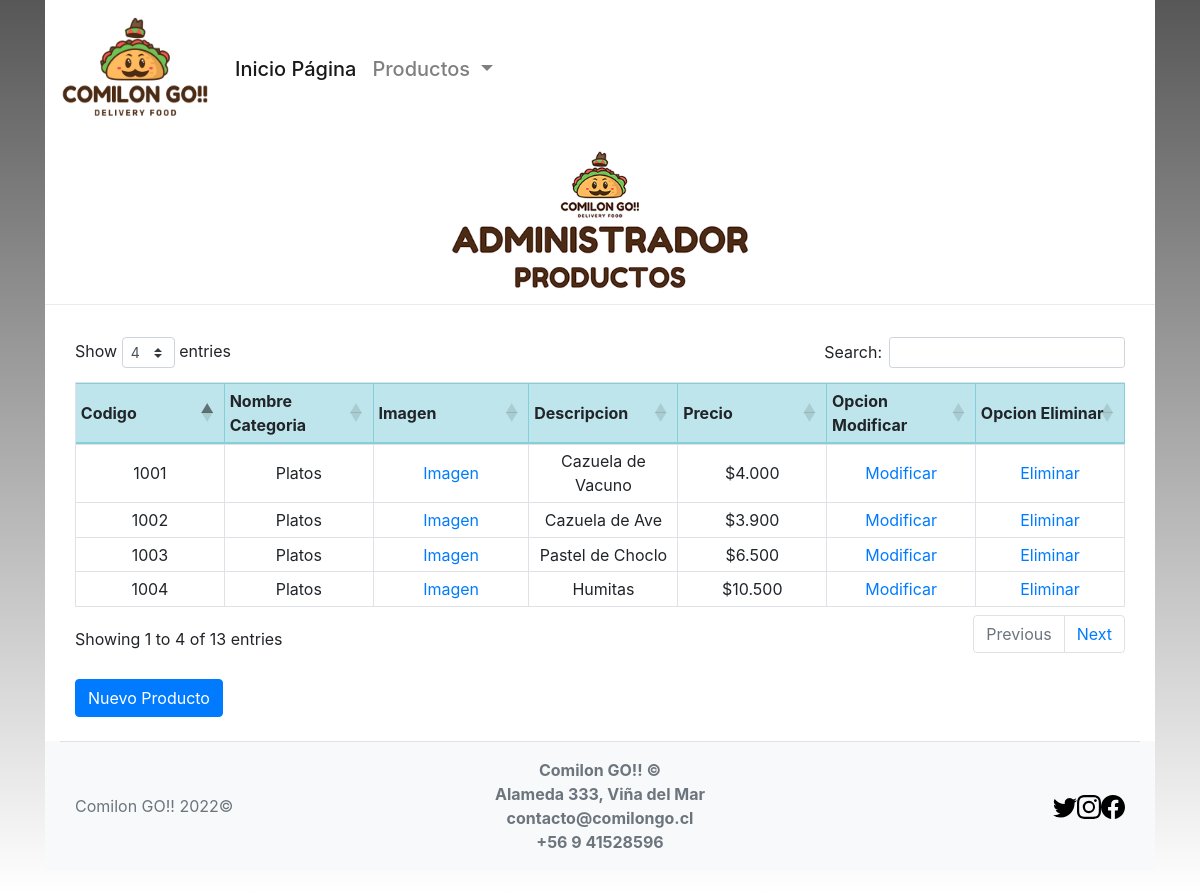
/admin_productos.html, run on the app's committed database.
### core/models.py (models this page shows, shortened)
class Producto(models.Model):
    codigo = models.CharField(max_length=6,primary_key=True,verbose_name='Codigo')
    descripcion = models.CharField(max_length=20,verbose_name='Descripcion')
    precio = models.CharField(max_length=12, null=False,blank=False, verbose_name='Precio')
    imagen = models.CharField(max_length=250,null=True,blank=False, verbose_name='Imagen')
    categoria = models.ForeignKey(Categoria, on_delete=models.CASCADE)

class Categoria(models.Model):
    idCategoria = models.IntegerField(primary_key=True,verbose_name='Id de categoria')
    nombreCategoria = models.CharField(max_length=50, verbose_name='Nombre de la Categoria')
    def __str__(self):
        return self.nombreCategoria

### core/views.py (the view)
# urls.py: path('admin_productos.html',admin_productos,name="admin_productos"),
def admin_productos(request):
    categorias = Categoria.objects.all()
    productos = Producto.objects.all()
    datos = {
        'categorias' : categorias,
        'productos' : productos
    }
    return render(request, 'core/admin_productos.html', datos)

### core/templates/core/admin_productos.html (shortened to what this page needs)
<!doctype html>
<html lang="en">
  <head>
    <link rel="stylesheet" href="https://cdn.jsdelivr.net/npm/bootstrap@4.6.1/dist/css/bootstrap.min.css">
    <link rel = "stylesheet" href="https://cdn.datatables.net/1.10.21/css/dataTables.bootstrap4.min.css">
    {% load static %}
    <link href="{% static 'core/css/style.css' %}" rel="stylesheet">
  </head>
  <body class="container fondoBodyAdmin">
    <div class="main-container">
    <nav class="navbar navbar-expand-lg navbar-light colorNavbar">
        <a class="navbar-brand" href="./index.html"><img src="{% static 'core/img/Logo normal.png' %}" alt="" height="120" width="150"></a>
        <div class="collapse navbar-collapse" id="navbarNavDropdown">
          <ul class="navbar-nav">
            <li class="nav-item active">
                <a class="nav-link h5" href="./index.html">Inicio Página <span class="sr-only">(current)</span></a>
              </li>
              <li class="nav-item dropdown">
                <a class="nav-link dropdown-toggle h5" href="#" id="navbarDropdownMenuLink" role="button" data-toggle="dropdown" aria-expanded="false">
                  Productos
                </a>
              </li>
          </ul>
        </div>
      </nav>
    <div class="rowEditado container-fluid ">
        <div class="col-md-12 text-center">
          <img  src="{% static 'core/img/admin.png' %}" class=" img-resposive" height="150" >
        </div>
      </div>
    <hr class="dropdown-divider">
    <br>
    <div class="rowEditado container-fluid justify-content-md-center">
      <div class="col-md-12 mb-md-0 mb-5 table-responsive">
        <table id="tablaProductos" class="tablaAdmin table-bordered table-sm table-hover text-center " style="width:100%" >
            <thead class="table-info tabla_td">
                <tr>
                  <th scope="col">Codigo</th>
                  <th scope="col">Nombre Categoria</th>
                  <th scope="col" class="editada ">Imagen</th>
                  <th scope="col">Descripcion</th>
                  <th scope="col">Precio</th>
                  <th scope="col" >Opcion Modificar</th>
                  <th scope="col" >Opcion Eliminar</th>
                </tr>
              </thead>
            {% for producto in productos %}
                <tr>
                  <td >{{producto.codigo}}</td>
                  <td>{{producto.categoria}}</td>
                  <td><a href="{{producto.imagen}}">Imagen</a></td>
                  <td id>{{producto.descripcion}}</td>
                  <td>{{producto.precio}}</td>
                  <td><a href="{% url 'mod_producto' producto.codigo %}">Modificar</a></td>
                  <td><a class="eliminar" onclick="mensaje(event)" href="{% url 'del_producto' producto.codigo %}">Eliminar</a></td>
                </tr>
            {% endfor %}
        </table>
        <br>
        <a class="btn btn-primary" href="./crear_producto.html" role="button">Nuevo Producto</a>
      </div>
    </div>
    <div class="container bg-light">
        <footer class="d-flex flex-wrap justify-content-between align-items-center py-3 my-4 border-top">
          <div class="col-12 col-md-4 col-lg-4 d-flex align-items-center">
            <span class="text-muted">Comilon GO!! 2022&copy;</span>
          </div>
          <div class="col-12 col-md-4 col-lg-4 align-items-center text-center">
            <b class="text-muted " >Comilon GO!! &copy;</b><br>
            <b class="text-muted" > Alameda 333, Viña del Mar</b><br>
            <b class="text-muted" > contacto@comilongo.cl</b><br>
            <b class="text-muted " >+56 9 41528596 </b>
          </div>
          <ul class="nav col-12 col-md-4 col-lg-4 justify-content-end list-unstyled d-flex">
            <li class="ms-3"><a class="text-muted" href="https://www.twitter.com/comilon_go"><svg class="bi" width="24" height="24"><use xlink:href="#twitter"/></svg></a></li>
            <li class="ms-3"><a class="text-muted" href="https://www.instagram.com/comilon_go"><svg class="bi" width="24" height="24"><use xlink:href="#instagram"/></svg></a></li>
            <li class="ms-3"><a class="text-muted" href="https://www.facebook.com/comilon_go"><svg class="bi" width="24" height="24"><use xlink:href="#facebook"/></svg></a></li>
          </ul>
        </footer>
    </div>
  </body>
</html>

### core/static/core/css/style.css (style rules this page uses)
.main-container { background-color: #ffffff; }
.colorNavbar { background-color: #ffffff; }
.rowEditado { display: flex; flex-wrap: wrap; margin-right: 0px; margin-left: 0px; }
.fondoBodyAdmin { background-image: linear-gradient(#575757, #ffffff); }
.tablaAdmin { table-layout: fixed; }
.editada { width: 130px; overflow: auto; border: 1px solid; }

### data on the page
Producto: codigo "1001", categoria "Platos", descripcion "Cazuela de Vacuno", precio "$4.000"
Producto: codigo "1002", categoria "Platos", descripcion "Cazuela de Ave", precio "$3.900"
Producto: codigo "1003", categoria "Platos", descripcion "Pastel de Choclo", precio "$6.500"
Producto: codigo "1004", categoria "Platos", descripcion "Humitas", precio "$10.500"
